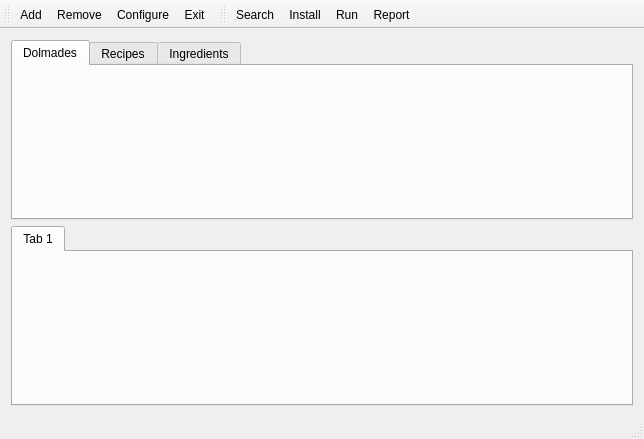
<?xml version="1.0" encoding="UTF-8"?>
<ui version="4.0">
 <class>MainWindow</class>
 <widget class="QMainWindow" name="MainWindow">
  <property name="geometry">
   <rect>
    <x>0</x>
    <y>0</y>
    <width>644</width>
    <height>439</height>
   </rect>
  </property>
  <property name="windowTitle">
   <string>MainWindow</string>
  </property>
  <widget class="QWidget" name="centralWidget">
   <layout class="QGridLayout" name="gridLayout">
    <item row="0" column="0">
     <widget class="QTabWidget" name="WorkspaceWidget">
      <property name="currentIndex">
       <number>0</number>
      </property>
      <widget class="QWidget" name="tab">
       <attribute name="title">
        <string>Dolmades</string>
       </attribute>
      </widget>
      <widget class="QWidget" name="tab_2">
       <attribute name="title">
        <string>Recipes</string>
       </attribute>
      </widget>
      <widget class="QWidget" name="tab_3">
       <attribute name="title">
        <string>Ingredients</string>
       </attribute>
      </widget>
     </widget>
    </item>
    <item row="1" column="0">
     <widget class="QTabWidget" name="tabWidget">
      <property name="currentIndex">
       <number>0</number>
      </property>
      <widget class="QWidget" name="tab_4">
       <attribute name="title">
        <string>Tab 1</string>
       </attribute>
      </widget>
     </widget>
    </item>
   </layout>
  </widget>
  <widget class="QMenuBar" name="menuBar">
   <property name="geometry">
    <rect>
     <x>0</x>
     <y>0</y>
     <width>644</width>
     <height>27</height>
    </rect>
   </property>
  </widget>
  <widget class="QToolBar" name="mainToolBar">
   <attribute name="toolBarArea">
    <enum>TopToolBarArea</enum>
   </attribute>
   <attribute name="toolBarBreak">
    <bool>false</bool>
   </attribute>
   <addaction name="actionAdd"/>
   <addaction name="actionRemov"/>
   <addaction name="actionConfigure"/>
   <addaction name="actionExit"/>
  </widget>
  <widget class="QStatusBar" name="statusBar"/>
  <widget class="QToolBar" name="toolBar">
   <property name="windowTitle">
    <string>toolBar</string>
   </property>
   <attribute name="toolBarArea">
    <enum>TopToolBarArea</enum>
   </attribute>
   <attribute name="toolBarBreak">
    <bool>false</bool>
   </attribute>
   <addaction name="actionSearch"/>
   <addaction name="actionInstall"/>
   <addaction name="actionCreate"/>
   <addaction name="actionRate"/>
  </widget>
  <action name="actionAdd">
   <property name="icon">
    <iconset theme="add"/>
   </property>
   <property name="text">
    <string>Add</string>
   </property>
   <property name="toolTip">
    <string>Create a dolmade using a recipe</string>
   </property>
  </action>
  <action name="actionRemov">
   <property name="text">
    <string>Remove</string>
   </property>
   <property name="toolTip">
    <string>Remove an existing dolmade</string>
   </property>
  </action>
  <action name="actionExit">
   <property name="text">
    <string>Exit</string>
   </property>
  </action>
  <action name="actionConfigure">
   <property name="text">
    <string>Configure</string>
   </property>
  </action>
  <action name="actionCreate">
   <property name="text">
    <string>Run</string>
   </property>
   <property name="toolTip">
    <string>Refine a installed recipe</string>
   </property>
  </action>
  <action name="actionRemove">
   <property name="text">
    <string>Remove</string>
   </property>
  </action>
  <action name="actionRate">
   <property name="text">
    <string>Report</string>
   </property>
   <property name="toolTip">
    <string>Rate a installed recipe</string>
   </property>
  </action>
  <action name="actionInstall">
   <property name="text">
    <string>Install</string>
   </property>
   <property name="toolTip">
    <string>Install an ingredient inside a dolmade</string>
   </property>
  </action>
  <action name="actionSearch">
   <property name="text">
    <string>Search</string>
   </property>
  </action>
 </widget>
 <layoutdefault spacing="6" margin="11"/>
 <resources/>
 <connections/>
</ui>
